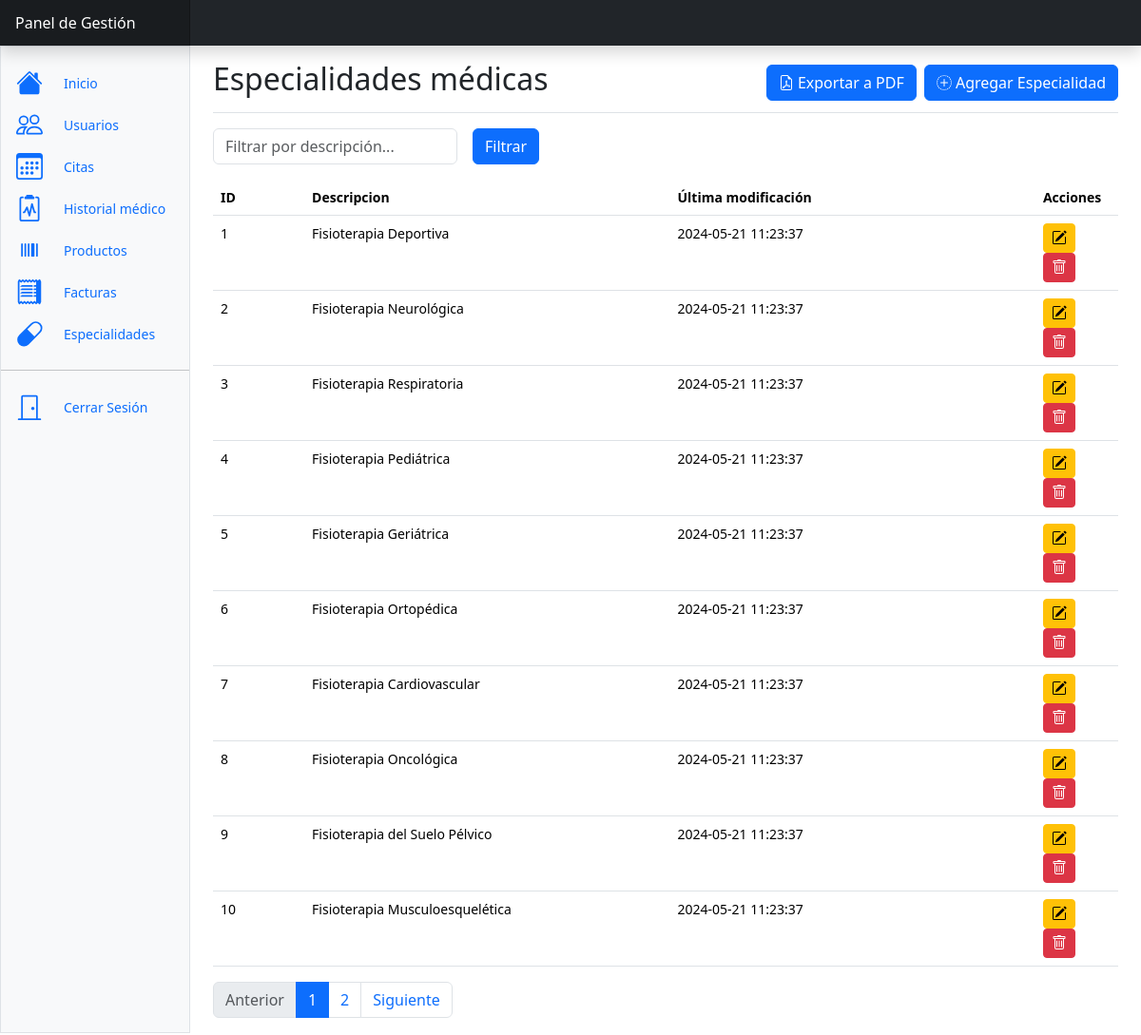
Screenshot of /pages/speciality.php?pagina=1 (signed in) with the database file from the repository.
### tables this page shows
CREATE TABLE especialidades (
  especialidad_id INT AUTO_INCREMENT PRIMARY KEY,
  descripcion VARCHAR(255),
  fecha TIMESTAMP NOT NULL DEFAULT current_timestamp() ON UPDATE current_timestamp()
);

### models/BaseModel.php (called while the page is built, shortened)
<?php
class BaseModel
{
    protected static $conexion = null;
    public function __construct()
    {
        if (self::$conexion === null) {
            $host = 'mysql';
            $usuario = 'root';
            $contrasena = 'root';
            $base_de_datos = 'clinic-managment';
            self::$conexion = new mysqli($host, $usuario, $contrasena, $base_de_datos);
        }
    }
    public function read($tabla, $condicion = '')
    {
        $sql = "SELECT * FROM `$tabla`";
        $resultado = self::$conexion->query($sql);
        $datos = array();
        while ($fila = $resultado->fetch_assoc()) {
            $datos[] = $fila;
        }
        return $datos;
    }
}

### controllers/SpecialityController.php (called while the page is built, shortened)
<?php
require_once '../models/SpecialityModel.php';
class SpecialityController
{
    private $specialityModel;
    public function __construct()
    {
        $this->specialityModel = new SpecialityModel();
    }
    public function obtenerEspecialidadesPaginadas($iniciar, $articulos_x_pagina)
    {
        return $this->specialityModel->obtenerEspecialidadesPaginadas($iniciar, $articulos_x_pagina);
    }
    public function obtenerEspecialiades()
    {
        return $this->specialityModel->read('especialidades');
    }
}

### models/SpecialityModel.php (called while the page is built, shortened)
<?php
require_once 'BaseModel.php';
class SpecialityModel extends BaseModel
{
    public function obtenerEspecialidadesPaginadas($iniciar, $articulos_x_pagina)
    {
        $sql = "SELECT * FROM especialidades LIMIT $iniciar, $articulos_x_pagina";
        $resultado = self::$conexion->query($sql);
        $resultado =  self::$conexion->query($sql);
        $datos = array();
        while ($fila = $resultado->fetch_assoc()) {
            $datos[] = $fila;
        }
        return $datos;
    }
}

### pages/speciality.php (the view, shortened to what this page needs)
<?php
require_once '../controllers/SpecialityController.php';
$specialityController = new SpecialityController();
$articulos_x_pagina = 10;
$especialidades = $specialityController->obtenerEspecialiades();
$iniciar = ($_GET['pagina'] - 1) * $articulos_x_pagina;
$filtro_especialidad = isset($_POST['descripcion']) ? $_POST['descripcion'] : '';
if (!empty($filtro_especialidad)) {
    $especialidadesPaginadas = $specialityController->obtenerEspecialidadesPorDescripcion($filtro_especialidad);
} else {
    $especialidadesPaginadas = $specialityController->obtenerEspecialidadesPaginadas($iniciar, $articulos_x_pagina);
}
$n_botones_paginacion = ceil(count($especialidades) / ($articulos_x_pagina));
include_once './includes/dashboard.php';
?>
<div class="d-flex justify-content-between flex-wrap flex-md-nowrap align-items-center pt-3 pb-2 mb-3 border-bottom">
    <h1 class="h2">Especialidades médicas</h1>
    <div class="d-flex justify-content-end align-items-center">
        <form action="../scripts/speciality_manager.php" method="POST">
            <div class="col-auto">
                <button class="btn btn-primary me-2" type="submit">
                    Exportar a PDF
                </button>
            </div>
        </form>
        <button type="button" class="btn btn-primary" data-bs-toggle="modal" data-bs-target="#agregarModal">
            Agregar Especialidad
        </button>
    </div>
</div>
<div class="table-responsive small">
    <form class="row g-3" method="post">
        <div class="col-auto">
            <input type="text" class="form-control" id="descripcion" name="descripcion" placeholder="Filtrar por descripción...">
        </div>
        <div class="col-auto">
            <button type="submit" class="btn btn-primary mb-3">Filtrar</button>
        </div>
    </form>
    <div class="row">
        <div class="col">
            <div class="table-responsive">
                <table class="table">
                    <thead>
                        <tr>
                            <th scope="col" style="width: 5%;">ID</th>
                            <th scope="col" style="width: 20%;">Descripcion</th>
                            <th scope="col" style="width: 20%;">Última modificación</th>
                            <th scope="col" style="width: 1%;">Acciones</th>
                        </tr>
                    </thead>
                    <tbody>
                        <?php foreach ($especialidadesPaginadas as $especialidad) : ?>
                            <tr>
                                <td><?php echo $especialidad['especialidad_id']; ?></td>
                                <td><?php echo $especialidad['descripcion']; ?></td>
                                <td><?php echo $especialidad['fecha']; ?></td>
                                <td>
                                    <button class="btn btn-sm btn-warning" data-bs-toggle="modal" data-bs-target="#edit_<?php echo $especialidad['especialidad_id']; ?>">
                                    </button>
                                    <button type="button" class="btn btn-danger btn-sm d-inline" data-bs-toggle="modal" data-bs-target="#delete_<?php echo $especialidad['especialidad_id'] ?>">
                                    </button>
                                </td>
                            </tr>
                        <?php endforeach; ?>
                    </tbody>
                </table>
            </div>
        </div>
    </div>
</div>
<nav aria-label="Page navigation example">
    <ul class="pagination justify-content-start">
        <li class="page-item <? echo $_GET['pagina'] <= 1 ? 'disabled' : '' ?>">
            <a class="page-link" href="speciality.php?pagina=<?php echo $_GET['pagina'] - 1 ?>">Anterior</a>
        </li>
        <?php for ($i = 0; $i < $n_botones_paginacion; $i++) : ?>
            <li class="page-item <? echo $_GET['pagina'] == $i + 1 ? 'active' : '' ?>"><a class="page-link" href="speciality.php?pagina=<?php echo $i + 1 ?>"><?php echo $i + 1 ?></a></li>
        <?php endfor ?>
        <li class="page-item <? echo $_GET['pagina'] >= $n_botones_paginacion ? 'disabled' : '' ?>">
            <a class="page-link" href="speciality.php?pagina=<?php echo $_GET['pagina'] + 1 ?>">Siguiente</a>
        </li>
    </ul>
</nav>
</div>
</body>
</html>

### assets/custom/css/style.css (style rules this page uses)
.bi { vertical-align: -.125em; fill: currentColor; }

### rows the page displays
especialidades: especialidad_id "1", descripcion "Fisioterapia Deportiva", fecha "2024-05-21 11:23:37"
especialidades: especialidad_id "2", descripcion "Fisioterapia Neurológica", fecha "2024-05-21 11:23:37"
especialidades: especialidad_id "3", descripcion "Fisioterapia Respiratoria", fecha "2024-05-21 11:23:37"
especialidades: especialidad_id "4", descripcion "Fisioterapia Pediátrica", fecha "2024-05-21 11:23:37"
especialidades: especialidad_id "5", descripcion "Fisioterapia Geriátrica", fecha "2024-05-21 11:23:37"
especialidades: especialidad_id "6", descripcion "Fisioterapia Ortopédica", fecha "2024-05-21 11:23:37"
especialidades: especialidad_id "7", descripcion "Fisioterapia Cardiovascular", fecha "2024-05-21 11:23:37"
especialidades: especialidad_id "8", descripcion "Fisioterapia Oncológica", fecha "2024-05-21 11:23:37"
especialidades: especialidad_id "9", descripcion "Fisioterapia del Suelo Pélvico", fecha "2024-05-21 11:23:37"
especialidades: especialidad_id "10", descripcion "Fisioterapia Musculoesquelética", fecha "2024-05-21 11:23:37"
